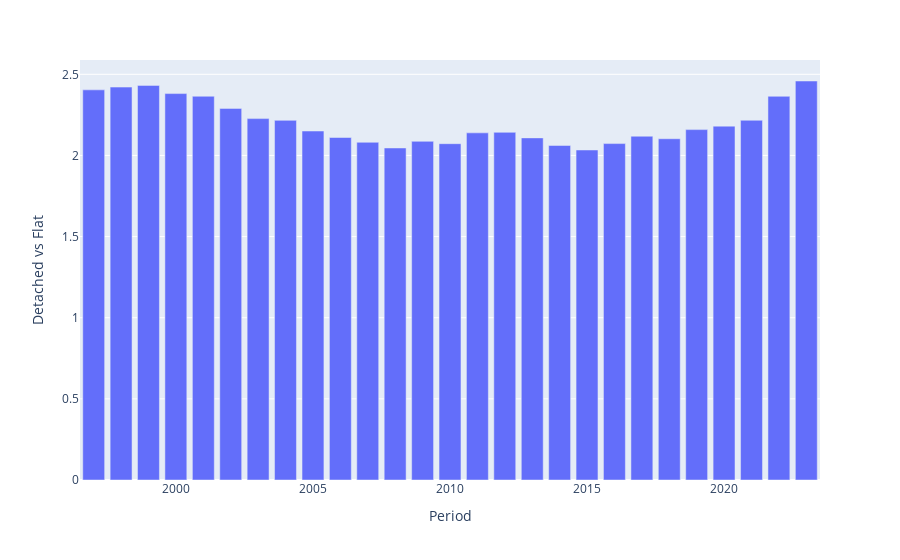

The code cell stored with this chart in its notebook:
### Code cell
data_prop_type_yearly["Detached vs Flat"] = data_prop_type_yearly["Average price Detached houses"] / data_prop_type_yearly["Average price Flats and maisonettes"]
px.bar(data_prop_type_yearly, x="Period", y="Detached vs Flat")

### Figure 1 — Plotly figure (JSON) as saved in the notebook; plotly's stock layout.template omitted (floating-point values rounded to 4 significant figures)
{"data": [{"alignmentgroup": "True", "hovertemplate": "Period=%{x}<br>Detached vs Flat=%{y}<extra></extra>", "legendgroup": "", "marker": {"color": "#636efa", "pattern": {"shape": ""}}, "name": "", "offsetgroup": "", "orientation": "v", "showlegend": false, "textposition": "auto", "type": "bar", "x": ["1996-12-31T00:00:00", "1997-12-31T00:00:00", "1998-12-31T00:00:00", "1999-12-31T00:00:00", "2000-12-31T00:00:00", "2001-12-31T00:00:00", "2002-12-31T00:00:00", "2003-12-31T00:00:00", "2004-12-31T00:00:00", "2005-12-31T00:00:00", "2006-12-31T00:00:00", "2007-12-31T00:00:00", "2008-12-31T00:00:00", "2009-12-31T00:00:00", "2010-12-31T00:00:00", "2011-12-31T00:00:00", "2012-12-31T00:00:00", "2013-12-31T00:00:00", "2014-12-31T00:00:00", "2015-12-31T00:00:00", "2016-12-31T00:00:00", "2017-12-31T00:00:00", "2018-12-31T00:00:00", "2019-12-31T00:00:00", "2020-12-31T00:00:00", "2021-12-31T00:00:00", "2022-12-31T00:00:00"], "xaxis": "x", "y": [2.404, 2.421, 2.432, 2.381, 2.365, 2.29, 2.227, 2.216, 2.151, 2.111, 2.081, 2.046, 2.087, 2.073, 2.139, 2.142, 2.108, 2.062, 2.034, 2.073, 2.119, 2.103, 2.159, 2.181, 2.217, 2.364, 2.459], "yaxis": "y"}], "layout": {"barmode": "relative", "legend": {"tracegroupgap": 0}, "margin": {"t": 60}, "xaxis": {"anchor": "y", "domain": [0, 1], "title": {"text": "Period"}}, "yaxis": {"anchor": "x", "domain": [0, 1], "title": {"text": "Detached vs Flat"}}}}
